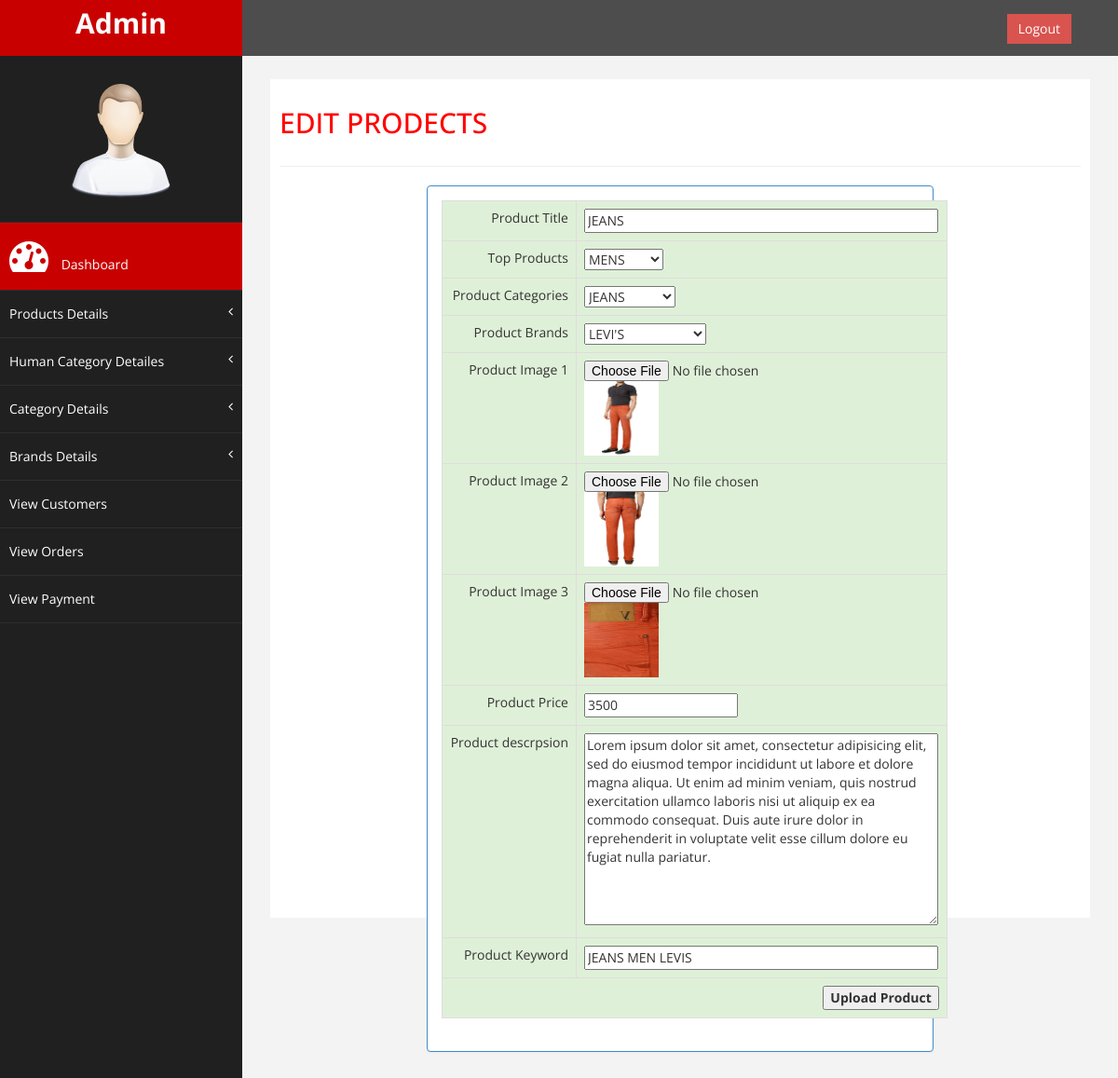
/admin_area/admin.php?edit_products=20 (signed in), run on the app's committed database.
### tables this page shows
CREATE TABLE `product` (
  `pro_id` int(10) NOT NULL,
  `pro_hum` int(10) NOT NULL,
  `pro_cat` int(10) NOT NULL,
  `pro_brand` int(10) NOT NULL,
  `date` timestamp NOT NULL DEFAULT CURRENT_TIMESTAMP ON UPDATE CURRENT_TIMESTAMP,
  `pro_title` text NOT NULL,
  `pro_img1` text NOT NULL,
  `pro_img2` text NOT NULL,
  `pro_img3` text NOT NULL,
  `pro_price` int(10) NOT NULL,
  `pro_desc` text NOT NULL,
  `status` text NOT NULL,
  `pro_keyword` text NOT NULL
);

CREATE TABLE `humnes_cats` (
  `hum_id` int(10) NOT NULL,
  `hum_title` text NOT NULL
);

CREATE TABLE `categories` (
  `cat_id` int(10) NOT NULL,
  `cat_title` text NOT NULL
);

CREATE TABLE `brands` (
  `brand_id` int(10) NOT NULL,
  `brand_title` text NOT NULL
);

### admin_area/edit_products.php (the view, shortened to what this page needs)
 <?php
include_once('includes/db_connection.php');
?>
 <div class="row">
                    <div class="col-md-12">
                     <h2>EDIT PRODECTS</h2>
                    </div>
                </div>
                  <hr />
				  <div class="col-md-8 col-md-offset-2">
                    <div class="panel panel-primary">
                        <div class="panel-body">
			<form action="" method="POST" enctype="multipart/form-data" width="400px" class="success"  >
			<?php
			if(isset($_GET['edit_products'])){
				$edit_id = $_GET['edit_products'];
			 $get_pro="SELECT * FROM `product` WHERE pro_id='$edit_id'";
			 $run_pro= mysqli_query($con,$get_pro);
			 $row_pro=mysqli_fetch_array($run_pro);
			   $product_title=$row_pro['pro_title'];
			   $product_hum=$row_pro['pro_hum'];
			   $product_cat=$row_pro['pro_cat'];
			   $product_brand=$row_pro['pro_brand'];
			   $product_img1=$row_pro['pro_img1'];
			   $product_img2=$row_pro['pro_img2'];
			   $product_img3=$row_pro['pro_img3'];
			   $product_price=$row_pro['pro_price'];
			   $product_desc=$row_pro['pro_desc'];
			   $product_keyword=$row_pro['pro_keyword'];
			}
			$get_hum = "SELECT * FROM `humnes_cats` WHERE hum_id = '$product_hum'";
			$run_hum=mysqli_query($con,$get_hum);
			$row_hum= mysqli_fetch_array($run_hum);
		      $hum_title = $row_hum['hum_title'];
			  $get_cat = "SELECT * FROM `categories` WHERE cat_id = '$product_cat'";
			$run_cat=mysqli_query($con,$get_cat);
			$row_cat= mysqli_fetch_array($run_cat);
		      $cat_title = $row_cat['cat_title'];
			  $get_brand = "SELECT * FROM `brands` WHERE brand_id = '$product_brand'";
			$run_brand=mysqli_query($con,$get_brand);
			$row_brand= mysqli_fetch_array($run_brand);
		      $brand_title = $row_brand['brand_title'];
			?>
		  <table class="table table-bordered table-hover" >
				<tr class="success"><td align="right"> Product Title</td>
				<td class="success"><input type="text" name="pro_title" value="<?php echo $product_title ;?>"size="50"/></td></tr>
				<tr class="success"><td align="right"> Top Products </td>
				<td ><select name="pro_hum" >
				<option value="<?php echo $product_hum;?>"><?php echo $hum_title ;?></option>
				</select></td></tr>
				<tr class="success"><td align="right"> Product Categories</td>
				<td ><select name="pro_cat">
				<option value="<?php echo $product_cat ;?>"> <?php echo $cat_title ;?></option>
				</select></td></tr>
				<tr class="success"><td align="right"> Product Brands</td>
				<td><select name="pro_brand">
					<option value="<?php echo $product_brand;?>"><?php echo $brand_title ;?></option>
				</select></td></tr>
				<tr class="success"><td align="right"> Product Image 1</td>
				<td><input type="file" name="pro_img1"/><img src="product_images/<?php echo $product_img1 ;?> " style="width:80px;height:80px;"required/></td></tr>
				<tr class="success"><td align="right"> Product Image 2</td>
				<td><input type="file" name="pro_img2"/><img src="product_images/<?php echo $product_img2 ;?> " style="width:80px;height:80px;"required/></td></tr>
				<tr class="success"><td align="right"> Product Image 3</td>
				<td><input type="file" name="pro_img3"/><img src="product_images/<?php echo $product_img3 ;?> " style="width:80px;height:80px;" required/></td></tr>
				<tr class="success"><td align="right"> Product Price</td>
				<td><input type="text" name="pro_price" value="<?php echo $product_price ;?>"/></td></tr>
				<tr class="success"><td align="right"> Product descrpsion</td>
				<td><textarea rows="10" cols="50" name="Pro_desc"><?php echo $product_desc ;?></textarea ></td></tr>
				<tr class="success"><td align="right" > Product Keyword</td>
				<td><input type="text" name="pro_keyword" value="<?php echo $product_keyword ;?>" size="50"/></td></tr>
				<tr class="success"><th colspan="2"><input type="submit"  name="edit_pro" style="margin-left:400px;" value="Upload Product"/></th></tr>
		  </table>
		  </form>
                         </div>
                    </div>
					 </div>

### admin_area/assets/css/custom.css (style rules this page uses)
body { font-family: 'Open Sans', sans-serif; }
h2 { color: #f00; }

### data on the page
product: pro_title "JEANS", pro_img1 (picture), pro_img2 (picture), pro_img3 (picture), pro_price "3500", Pro_desc "Lorem ipsum dolor sit amet, consectetur adipisicing elit, sed do eiusmod tempor incididunt ut labore et dolore magna aliqua. Ut enim ad minim veniam, quis nostrud exercitation ullamco laboris nisi ut aliquip ex ea commodo consequat. Duis aute irure dolor in reprehenderit in voluptate velit esse cillum dolore eu fugiat nulla pariatur.", pro_keyword "JEANS MEN LEVIS"
humnes_cats: pro_hum "MENS"
categories: pro_cat "JEANS"
brands: pro_brand "LEVI'S"
